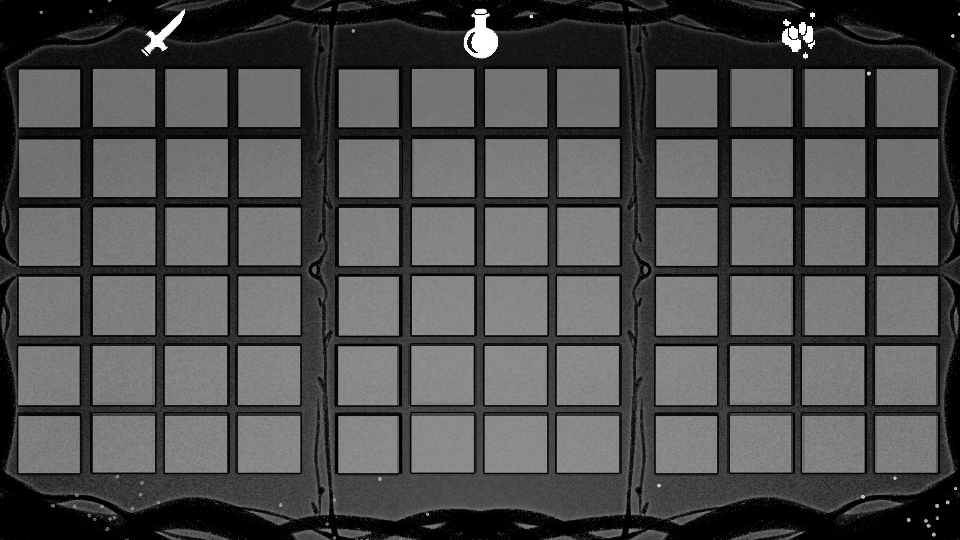
#> input picture Assets/ArtMaterials/Items/背包/背包界面.png, 960 x 540 px, found by its file name
$ python detect_slots.py
#> lines starting #> are read from the running program, lines starting #| are printed output that depends on the picture; after the words box and inside, x2 and y2 are one past the last pixel; in counts of white or black regions, pixels touching at a corner belong together
# -*- coding: utf-8 -*-
"""从手绘 UI 底图识别槽位网格几何参数。
输出 JSON: 每个区域 {originX, originY, cellW, cellH, gapX, gapY, cols, rows}（像素, 原图坐标系, y向下）。
另识别炼金阵 4 个菱形槽与中心书槽的中心点。
"""
import json, sys
import numpy as np
from PIL import Image

ROOT = r"d:\Program Files\Unity\U3Dproject\Island-Illusion-Palace"
INV = ROOT + r"\Assets\ArtMaterials\Items\背包\背包界面.png"
ALC = ROOT + r"\Assets\ArtMaterials\Items\炼金\炼金ui\炼金界面.png"


def load_gray(path):
    img = Image.open(path).convert("RGBA")
    arr = np.asarray(img).astype(np.float32)
    # 合成到黑底（素材全不透明, 但保险起见）
    a = arr[..., 3:4] / 255.0
    rgb = arr[..., :3] * a
    gray = rgb.mean(axis=2)
    return gray


def find_runs(proj, thresh, min_len):
    """在投影数组上找超过阈值的连续段, 返回 [(start,end)]。"""
    mask = proj > thresh
    runs = []
    i = 0
    n = len(mask)
    while i < n:
        if mask[i]:
            j = i
            while j < n and mask[j]:
                j += 1
            if j - i >= min_len:
                runs.append((i, j))
            i = j
        else:
            i += 1
    return runs


def detect_grid(gray, region, thresh_ratio=0.5):
    """region = (x0,y0,x1,y1)。阈值=区域均值的某个比例以上且绝对值>30。"""
    x0, y0, x1, y1 = region
    sub = gray[y0:y1, x0:x1]
    # 槽位是中灰实心块; 手绘线描也亮但细。用形态学思路: 对行列投影取"超过阈值的占比"
    thr = max(35.0, sub.mean() + 20)
    binm = (sub > thr).astype(np.float32)
    colproj = binm.mean(axis=0)  # 每列被槽覆盖的比例
    rowproj = binm.mean(axis=1)
    # 槽内列占比高(>0.6), 间隙列占比低
    col_runs = find_runs(colproj, 0.6, 8)
    row_runs = find_runs(rowproj, 0.6, 8)
    if not col_runs or not row_runs:
        return None
    cells_w = [e - s for s, e in col_runs]
    cells_h = [e - s for s, e in row_runs]
    gaps_x = [col_runs[i+1][0] - col_runs[i][1] for i in range(len(col_runs)-1)]
    gaps_y = [row_runs[i+1][0] - row_runs[i][1] for i in range(len(row_runs)-1)]
    return {
        "originX": x0 + col_runs[0][0],
        "originY": y0 + row_runs[0][0],
        "cellW": round(float(np.mean(cells_w)), 2),
        "cellH": round(float(np.mean(cells_h)), 2),
        "gapX": round(float(np.mean(gaps_x)), 2) if gaps_x else 0.0,
        "gapY": round(float(np.mean(gaps_y)), 2) if gaps_y else 0.0,
        "cols": len(col_runs),
        "rows": len(row_runs),
        "cellW_all": cells_w,
        "cellH_all": cells_h,
        "endX": x0 + col_runs[-1][1],
        "endY": y0 + row_runs[-1][1],
    }


def detect_blobs(gray, region, thr=60, min_area=800):
    """简单连通域(4连通) 找实心亮块, 返回质心+面积+bbox。用于菱形槽/书槽。"""
    x0, y0, x1, y1 = region
    sub = gray[y0:y1, x0:x1]
    binm = sub > thr
    h, w = binm.shape
    lab = np.zeros((h, w), dtype=np.int32)
    cur = 0
    blobs = []
    # BFS (iterative, 用栈)
    from collections import deque
    for sy in range(0, h, 1):
        # 跳过已标记/非前景 —— 全图扫描慢, 用 find 加速
        pass
    # 更快: 用 scipy? 不在依赖里。手写扫描 but limit iterations by using while with queue on seed points
    visited = np.zeros_like(binm, dtype=bool)
    coords = np.argwhere(binm)
    for (yy, xx) in coords:
        if visited[yy, xx]:
            continue
        cur += 1
        q = deque([(yy, xx)])
        visited[yy, xx] = True
        pts = []
        while q:
            cy, cx = q.popleft()
            pts.append((cy, cx))
            lab[cy, cx] = cur
            for dy, dx in ((1,0),(-1,0),(0,1),(0,-1)):
                ny, nx = cy+dy, cx+dx
                if 0 <= ny < h and 0 <= nx < w and binm[ny, nx] and not visited[ny, nx]:
                    visited[ny, nx] = True
                    q.append((ny, nx))
        if len(pts) >= min_area:
            arr = np.array(pts)
            blobs.append({
                "cx": round(float(arr[:,1].mean() + x0), 1),
                "cy": round(float(arr[:,0].mean() + y0), 1),
                "area": len(pts),
                "bbox": [int(arr[:,1].min()+x0), int(arr[:,0].min()+y0), int(arr[:,1].max()+x0), int(arr[:,0].max()+y0)],
                "w": int(arr[:,1].max()-arr[:,1].min()+1),
                "h": int(arr[:,0].max()-arr[:,0].min()+1),
            })
    return blobs


def main():
    out = {}

    # ═══ 背包 960×540 ═══
    g = load_gray(INV)
#> in load_gray, img is the input picture: PIL image 960x540 RGBA; mean R, G, B, A 61.4, 61.4, 61.4, 232.2
    H, W = g.shape
#> H = 540; W = 960
    print(f"背包: {W}x{H}, mean={g.mean():.1f}", file=sys.stderr)
    inv = {}
    # 三个区域粗略框 (按目检): 左 0-315, 中 320-640, 右 645-960; 垂直 50-500
    inv["weapons"] = detect_grid(g, (0, 50, 315, 500))
#> in detect_grid, `thr = max(35.0, sub.mean() + 20)`: thr = 85.18
#> in detect_grid, `binm = (sub > thr).astype(np.float32)`:
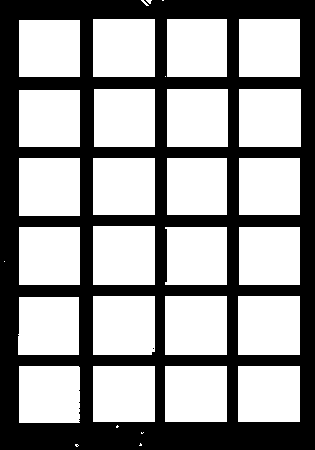
#> binm: shape (450, 315) float32; values 0 (black) and 1 (white), 59.9% white; 2 black regions (1 under 20 px), largest, box (x1, y1, x2, y2) and area: (0, 0, 315, 450) 56906
#> in detect_grid, `colproj = binm.mean(axis=0)`: colproj = 315 values, max 0.782 at index 141, min 0 at index 0, mean 0.599
#> in detect_grid, `rowproj = binm.mean(axis=1)`: rowproj = 450 values, max 0.784 at index 334, min 0 at index 6, mean 0.599
#> in find_runs, `n = len(mask)`: n = 315
#> the loop in find_runs, `while i < n:` made 75 passes
#> i on passes 20, 34, 47, 60: 80, 155, 227, 300
#> i on passes 1 to 6: 1, 2, 3, 4, 5, 6
#> after the loop in find_runs, `while i < n:`: j = 300; runs = [(19, 80), (93, 155), (167, 227), (239, 300)]
#> the loop in find_runs (call 2), `while i < n:` made 113 passes
#> i on passes 21, 35, 47, 60, 73, 85: 77, 147, 215, 285, 355, 422
#> in detect_grid, `row_runs = find_runs(rowproj, 0.6, 8)`: row_runs = [(20, 77), (90, 147), (158, 215), (227, 285), (297, 355), (366, 422)]
#> in detect_grid, `cells_w = [e - s for s, e in col_runs]`: cells_w = [61, 62, 60, 61]
#> in detect_grid, `cells_h = [e - s for s, e in row_runs]`: cells_h = [57, 57, 57, 58, 58, 56]
#> in detect_grid, `gaps_x = [col_runs[i+1][0] - col_runs[i][1] for i in range(len(col_run..`: gaps_x = [13, 12, 12]
#> in detect_grid, `gaps_y = [row_runs[i+1][0] - row_runs[i][1] for i in range(len(row_run..`: gaps_y = [13, 11, 12, 12, 11]
    inv["consumables"] = detect_grid(g, (320, 50, 640, 500))
#> in detect_grid (call 2), `binm = (sub > thr).astype(np.float32)`: binm: shape (450, 320) float32; values 0 (black) and 1 (white), 58.9% white; 2 black regions (1 under 20 px), largest, box (x1, y1, x2, y2) and area: (0, 0, 320, 450) 59139
    inv["materials"] = detect_grid(g, (645, 50, 960, 500))
#> call 3 of detect_grid, with region = (645, 50, 960, 500), thresh_ratio = 0.5
#> in detect_grid (call 3), `sub = gray[y0:y1, x0:x1]`:
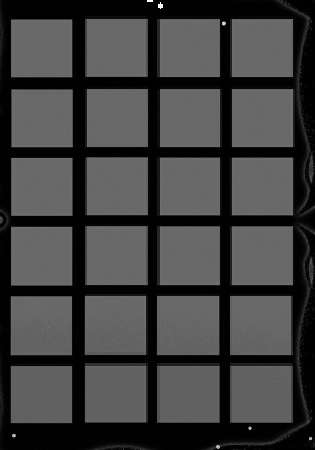
#> sub: shape (450, 315) float32; min 0, max 255, mean 64.6
#> in detect_grid (call 3), `thr = max(35.0, sub.mean() + 20)`: thr = 84.64
#> in detect_grid (call 3), `binm = (sub > thr).astype(np.float32)`: binm: shape (450, 315) float32; values 0 (black) and 1 (white), 59.2% white; 1 black region, box (x1, y1, x2, y2) and area: (0, 0, 315, 450) 57894
#> in detect_grid (call 3), `colproj = binm.mean(axis=0)`: colproj = 315 values, max 0.784 at index 160, min 0 at index 0, mean 0.592
#> in detect_grid (call 3), `rowproj = binm.mean(axis=1)`: rowproj = 450 values, max 0.778 at index 22, min 0 at index 9, mean 0.592
#> in detect_grid (call 3), `col_runs = find_runs(colproj, 0.6, 8)`: col_runs = [(11, 72), (87, 146), (160, 219), (232, 291)]
#> in detect_grid (call 3), `cells_w = [e - s for s, e in col_runs]`: cells_w = [61, 59, 59, 59]
#> in detect_grid (call 3), `gaps_x = [col_runs[i+1][0] - col_runs[i][1] for i in range(len(col_run..`: gaps_x = [15, 14, 13]
    out["inventory"] = {"imageW": W, "imageH": H, "grids": inv}

    # ═══ 炼金 3840×2160 ═══
    g2 = load_gray(ALC)
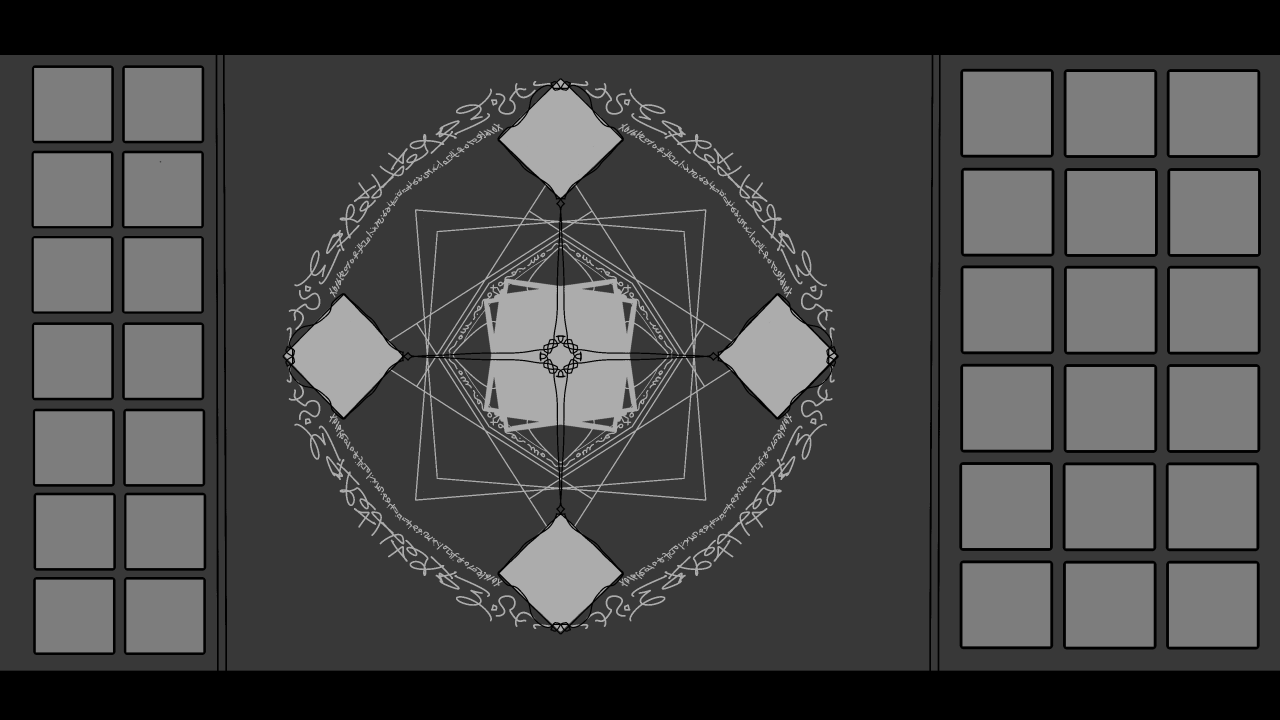
#> input picture Assets/ArtMaterials/Items/炼金/炼金ui/炼金界面.png, 3840 x 2160 px, found by its file name (shown at 1/3 size)
#> in load_gray, img is the input picture: PIL image 3840x2160 RGBA; mean R, G, B, A 35.9, 35.9, 35.9, 218
#> in load_gray (call 2), `rgb = arr[..., :3] * a`:
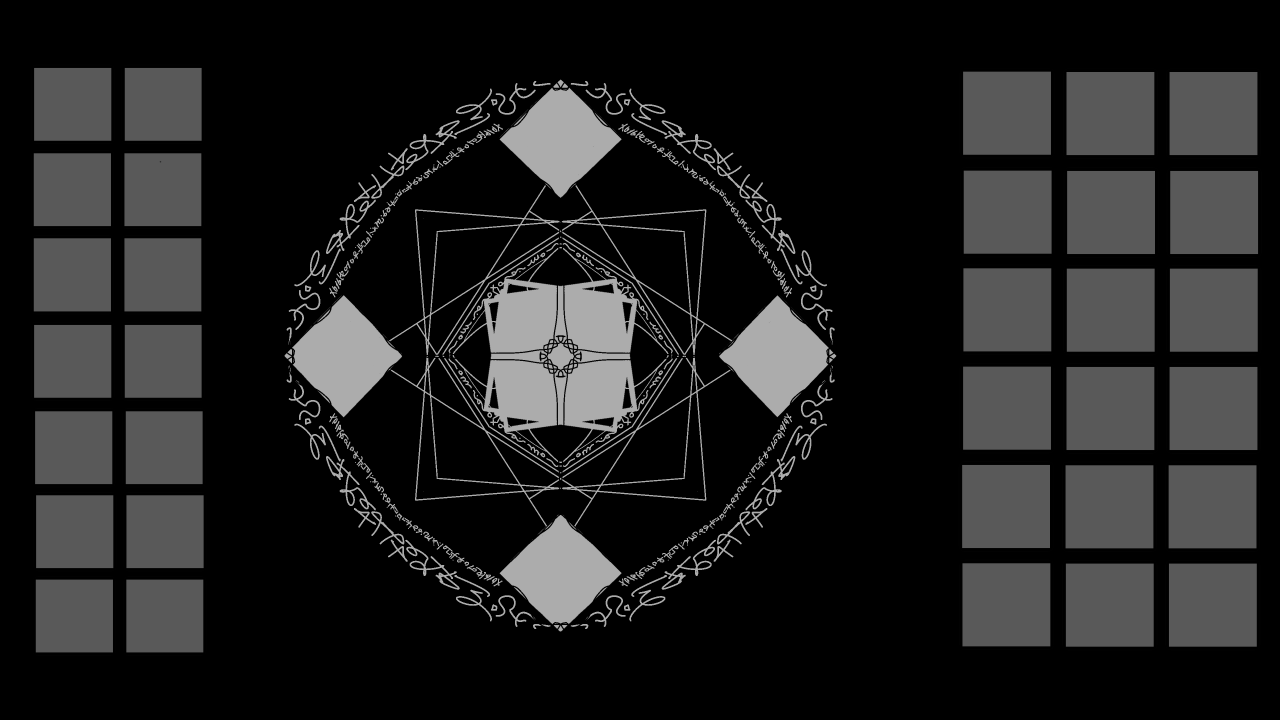
#> rgb: shape (2160, 3840, 3) float32 (shown at 1/3 size); min 0, max 184, mean 32.6
    H2, W2 = g2.shape
#> H2 = 2160; W2 = 3840
    print(f"炼金: {W2}x{H2}, mean={g2.mean():.1f}", file=sys.stderr)
    alc = {}
    # 左配方栏 2x7: x 60-640, y 180-2000 (按1024预览比例×3.75)
    alc["recipes"] = detect_grid(g2, (40, 150, 700, 2050))
#> call 4 of detect_grid, with region = (40, 150, 700, 2050), thresh_ratio = 0.5
#> in detect_grid (call 4), `sub = gray[y0:y1, x0:x1]`:
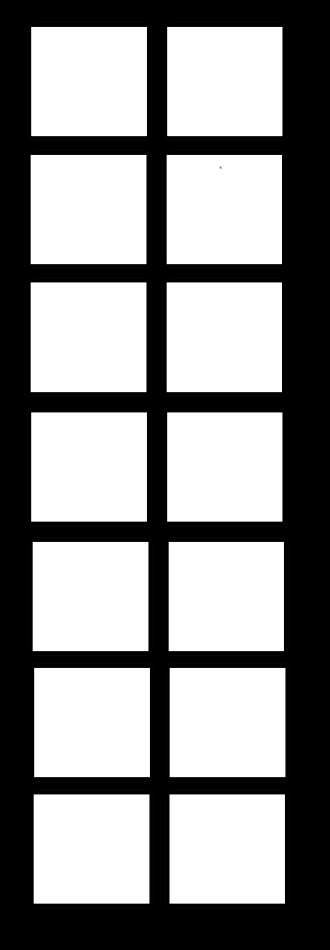
#> sub: shape (1900, 660) float32 (shown at 1/2 size); min 0, max 89.32, mean 50.4; drawn with min black and max white
#> in detect_grid (call 4), `thr = max(35.0, sub.mean() + 20)`: thr = 70.45
#> in detect_grid (call 4), `binm = (sub > thr).astype(np.float32)`: binm: shape (1900, 660) float32; values 0 (black) and 1 (white), 56.2% white; 2 black regions (1 under 20 px), largest, box (x1, y1, x2, y2) and area: (0, 0, 660, 1900) 549617
#> in detect_grid (call 4), `colproj = binm.mean(axis=0)`: colproj = 660 values, max 0.804 at index 69, min 0 at index 0, mean 0.562
#> in detect_grid (call 4), `rowproj = binm.mean(axis=1)`: rowproj = 1900 values, max 0.7 at index 1336, min 0 at index 0, mean 0.562
    # 右材料栏 3x6: x 2850-3800, y 150-2050
    alc["materials"] = detect_grid(g2, (2800, 150, 3830, 2050))
#> in detect_grid (call 5), `binm = (sub > thr).astype(np.float32)`: binm: shape (1900, 1030) float32; values 0 (black) and 1 (white), 60.2% white; 1 black region, box (x1, y1, x2, y2) and area: (0, 0, 1030, 1900) 778483
    out["alchemy"] = {"imageW": W2, "imageH": H2, "grids": alc}

    # 中央菱形槽与书槽: 中心区域 x 900-2900, y 100-2100
    blobs = detect_blobs(g2, (900, 100, 2900, 2100), thr=60, min_area=3000)
#> in detect_blobs, `binm = sub > thr`:
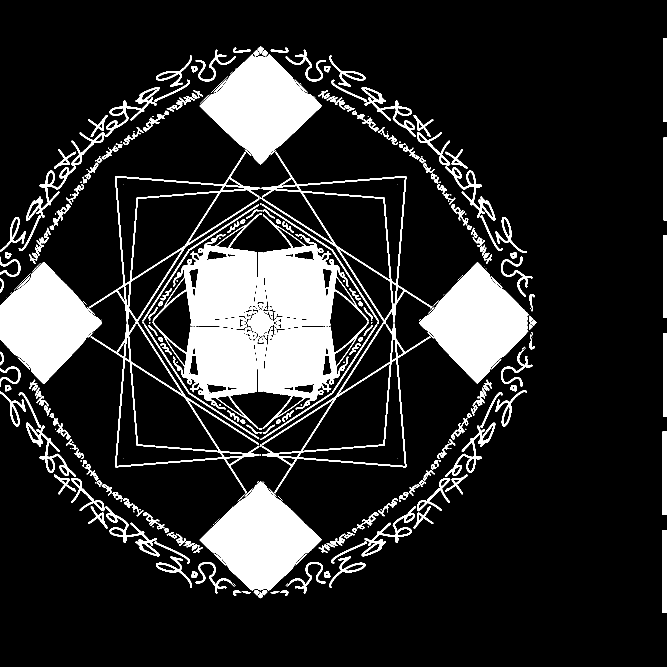
#> binm: shape (2000, 2000) bool (shown at 1/3 size); 15.1% white; 447 white regions (115 under 20 px), largest, box (x1, y1, x2, y2) and area: (599, 163, 965, 493) 63268, (599, 1445, 965, 1773) 63228, (1258, 786, 1587, 1151) 62853
#> the loop in detect_blobs, `for (yy, xx) in coords:` made 602997 passes
#> (yy, xx) on passes 1 to 3: (115, 1989), (115, 1990), (115, 1991)
#> after the loop in detect_blobs, `for (yy, xx) in coords:`:
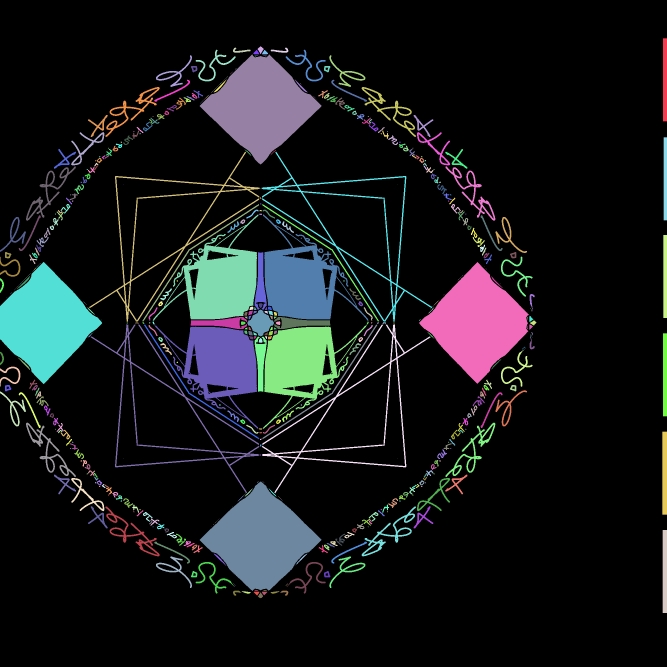
#> lab: shape (2000, 2000) int32 (shown at 1/3 size); 734 distinct labels, from 0 to 733; one colour per label, 0 black
    out["alchemy"]["centerBlobs"] = blobs

    print(json.dumps(out, ensure_ascii=False, indent=1))
#> (printed output is left out)


if __name__ == "__main__":
    main()
